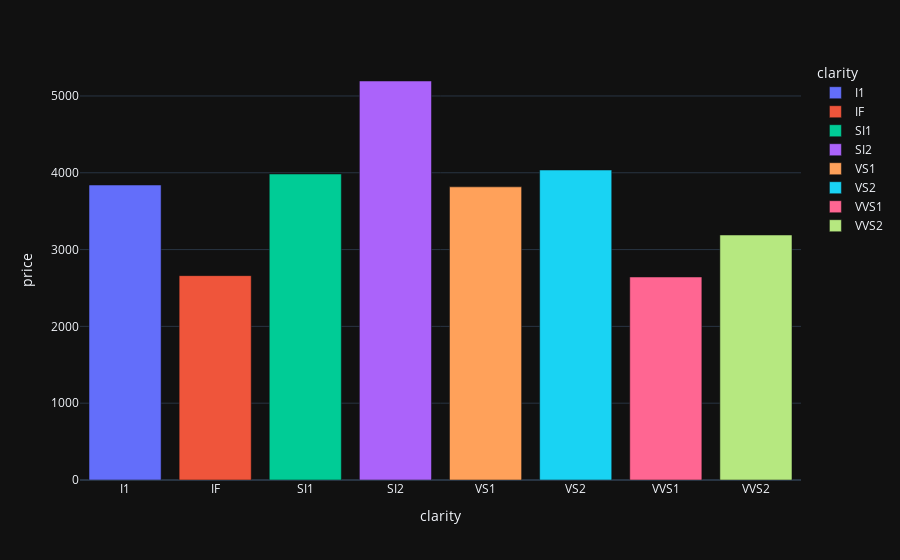

Notebook source saved alongside this figure:
### Code cell
df_mean=df.groupby("clarity")["price"].mean().reset_index()
fig=px.bar(df_mean,x="clarity",y="price",color="clarity")
fig.show()

### Figure 1 — Plotly figure (JSON) as saved in the notebook; plotly's stock layout.template omitted (floating-point values rounded to 4 significant figures)
{"data": [{"hovertemplate": "clarity=%{x}<br>price=%{y}<extra></extra>", "legendgroup": "I1", "marker": {"color": "#636efa", "pattern": {"shape": ""}}, "name": "I1", "orientation": "v", "showlegend": true, "textposition": "auto", "x": ["I1"], "xaxis": "x", "y": [3841.0], "yaxis": "y", "type": "bar"}, {"hovertemplate": "clarity=%{x}<br>price=%{y}<extra></extra>", "legendgroup": "IF", "marker": {"color": "#EF553B", "pattern": {"shape": ""}}, "name": "IF", "orientation": "v", "showlegend": true, "textposition": "auto", "x": ["IF"], "xaxis": "x", "y": [2661.0], "yaxis": "y", "type": "bar"}, {"hovertemplate": "clarity=%{x}<br>price=%{y}<extra></extra>", "legendgroup": "SI1", "marker": {"color": "#00cc96", "pattern": {"shape": ""}}, "name": "SI1", "orientation": "v", "showlegend": true, "textposition": "auto", "x": ["SI1"], "xaxis": "x", "y": [3984.0], "yaxis": "y", "type": "bar"}, {"hovertemplate": "clarity=%{x}<br>price=%{y}<extra></extra>", "legendgroup": "SI2", "marker": {"color": "#ab63fa", "pattern": {"shape": ""}}, "name": "SI2", "orientation": "v", "showlegend": true, "textposition": "auto", "x": ["SI2"], "xaxis": "x", "y": [5195.0], "yaxis": "y", "type": "bar"}, {"hovertemplate": "clarity=%{x}<br>price=%{y}<extra></extra>", "legendgroup": "VS1", "marker": {"color": "#FFA15A", "pattern": {"shape": ""}}, "name": "VS1", "orientation": "v", "showlegend": true, "textposition": "auto", "x": ["VS1"], "xaxis": "x", "y": [3817.0], "yaxis": "y", "type": "bar"}, {"hovertemplate": "clarity=%{x}<br>price=%{y}<extra></extra>", "legendgroup": "VS2", "marker": {"color": "#19d3f3", "pattern": {"shape": ""}}, "name": "VS2", "orientation": "v", "showlegend": true, "textposition": "auto", "x": ["VS2"], "xaxis": "x", "y": [4036.0], "yaxis": "y", "type": "bar"}, {"hovertemplate": "clarity=%{x}<br>price=%{y}<extra></extra>", "legendgroup": "VVS1", "marker": {"color": "#FF6692", "pattern": {"shape": ""}}, "name": "VVS1", "orientation": "v", "showlegend": true, "textposition": "auto", "x": ["VVS1"], "xaxis": "x", "y": [2643.0], "yaxis": "y", "type": "bar"}, {"hovertemplate": "clarity=%{x}<br>price=%{y}<extra></extra>", "legendgroup": "VVS2", "marker": {"color": "#B6E880", "pattern": {"shape": ""}}, "name": "VVS2", "orientation": "v", "showlegend": true, "textposition": "auto", "x": ["VVS2"], "xaxis": "x", "y": [3190.0], "yaxis": "y", "type": "bar"}], "layout": {"xaxis": {"anchor": "y", "domain": [0.0, 1.0], "title": {"text": "clarity"}, "categoryorder": "array", "categoryarray": ["I1", "IF", "SI1", "SI2", "VS1", "VS2", "VVS1", "VVS2"]}, "yaxis": {"anchor": "x", "domain": [0.0, 1.0], "title": {"text": "price"}}, "legend": {"title": {"text": "clarity"}, "tracegroupgap": 0}, "margin": {"t": 60}, "barmode": "relative"}}
